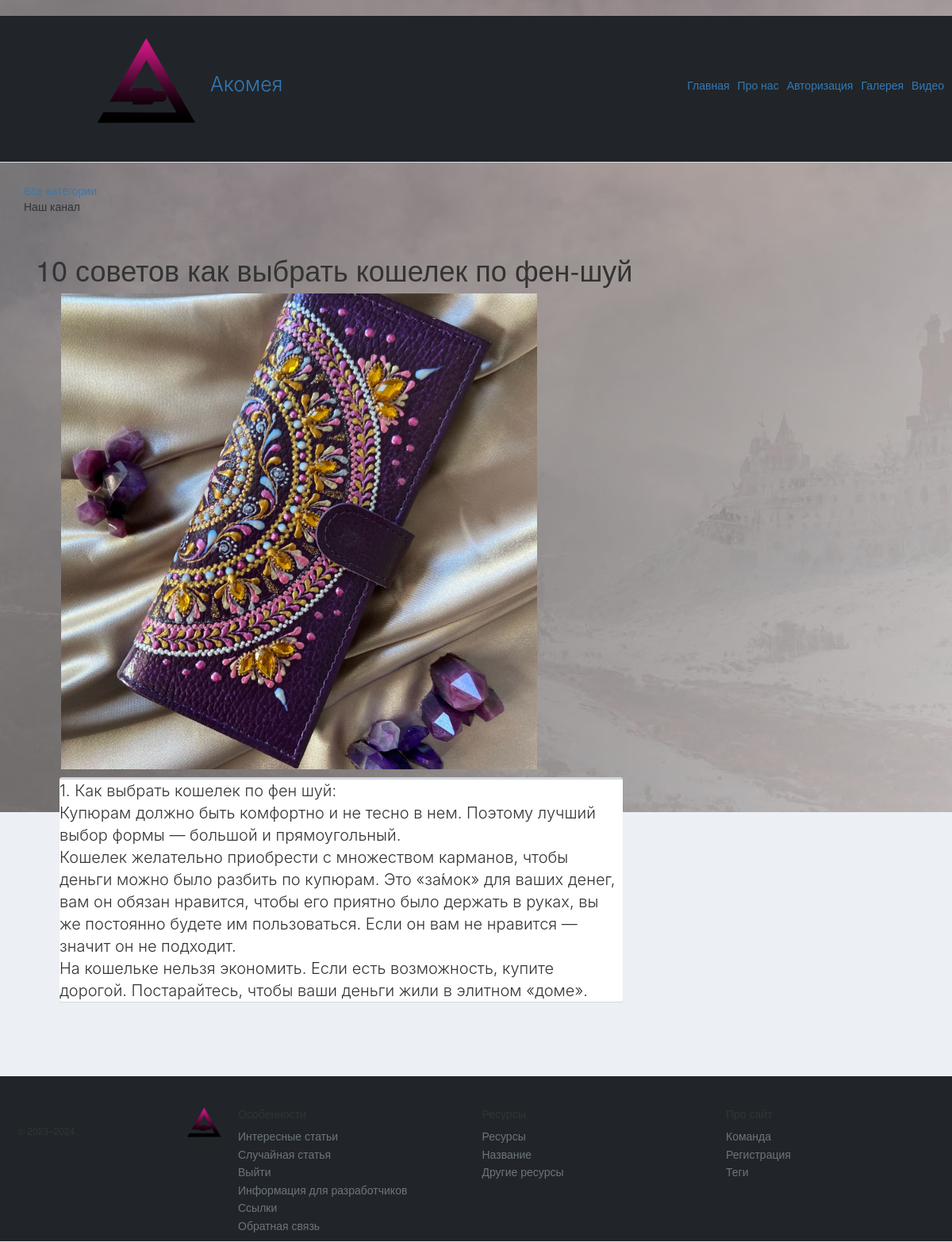
Screenshot of /post/feng-shui-purse/ with the database file from the repository.
### main/models.py (models this page shows, shortened)
class New(models.Model):
    title = models.CharField('Название', max_length=50)
    posts = models.TextField('Описание')
    slug = models.SlugField(unique=True, max_length=255, db_index=True, verbose_name="URL")
    photo = models.ImageField(upload_to="photos/", verbose_name="Фото")
    time_create = models.DateTimeField(auto_now_add=True, verbose_name="Время создания")
    time_update = models.DateTimeField(auto_now=True, verbose_name="Время изменения")
    is_published = models.BooleanField(default=True, verbose_name="Публикация")
    cat = models.ForeignKey('Category', on_delete=models.PROTECT, verbose_name="Категории")
    objects = models.Manager()
    class Meta:
        verbose_name = 'Статья'
        verbose_name_plural = 'Статьи'
        permissions = (("can_create", "create"),)

### main/views.py (the view)
# urls.py: path('post/<slug:post_slug>/',views.show_post, name='post'),
def show_post(request, post_slug):
    post = get_object_or_404(New, slug=post_slug)
    context = {
        'post': post,
        'title': post.title,
        'cat_selected': post.cat_id,
    }
    return render(request, 'main/post.html', context=context)

### main/templates/main/post.html (shortened to what this page needs)
{% extends 'main/base.html' %}
{% block content %}
<h1>{{post.title}}</h1>
<link rel="stylesheet" href="https://netdna.bootstrapcdn.com/bootstrap/3.3.4/css/bootstrap.min.css">
<link href="https://maxcdn.bootstrapcdn.com/font-awesome/4.3.0/css/font-awesome.min.css" rel="stylesheet">
<div class="container bootstrap snippets bootdey">
    <div class="post-content">
        <div class="row">
            <div class="col-sm-2">
                <div class="img-fluid mb30">
                    {% if post.photo %}
                        <p><img class="picture" src="{{post.photo.url}}" ></p>
                    {% endif %}
                </div>
            </div>
        </div>
        <div class="col-sm-8">
            <div class="box box-widget">
                <div class="lead">
                        {{post.posts|linebreaks}}
                </div>
            </div>
        </div>
    </div>
</div>
{% endblock %}

### main/static/main/css/styles.css (style rules this page uses)
html, body { font-family: 'Arial'; margin: 0; padding: 0; height: 100%; width: 100%; color: #444; }
img { max-width: 600px; height: auto; }

### main/templates/main/post.html (style rules this page uses)
body { margin-top:20px; background-color: #ecf0f5; }
.box-widget { border: none; position: relative; }
.box { position: relative; border-radius: 3px; background: #ffffff; border-top: 3px solid #d2d6de; margin-bottom: 20px; width: 100%; box-shadow: 0 1px 1px rgba(0,0,0,0.1); }
.lead { font-size: 2rem; font-weight: 300; font-family: -apple-system,BlinkMacSystemFont,"Segoe UI",Roboto,"Helvetica Neue",Arial,"Noto Sans",sans-serif,"Apple Color Emoji","Segoe UI Emoji","Segoe UI Symbol","Noto Color Emoji"; }
.picture { margin-left: 17px; }

### rows the page displays
New: title "10 советов как выбрать кошелек по фен-шуй", photo (picture), posts "1. Как выбрать кошелек по фен шуй: Купюрам должно быть комфортно и не тесно в нем. Поэтому лучший выбор формы — большой и прямоугольный. Кошелек желательно приобрести с множеством карманов, чтобы деньги можно было разбить по купюрам. Это «за́мок» для ваших денег, вам он обязан нравится, чтобы его приятно было держать в руках, вы же постоянно будете им пользоваться. Если он вам не нравится — значит он не подходит. На кошельке нельзя экономить. Если есть возможность, купите дорогой. Постарайтесь, чтобы ваши деньги жили в элитном «доме»."
